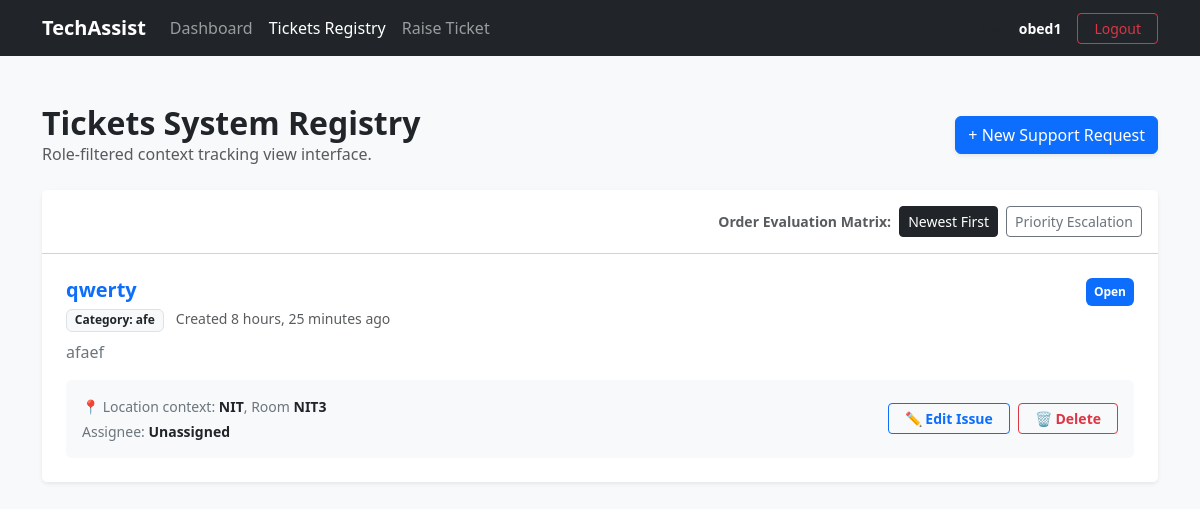
The app's page /tickets/ (signed in), older data.
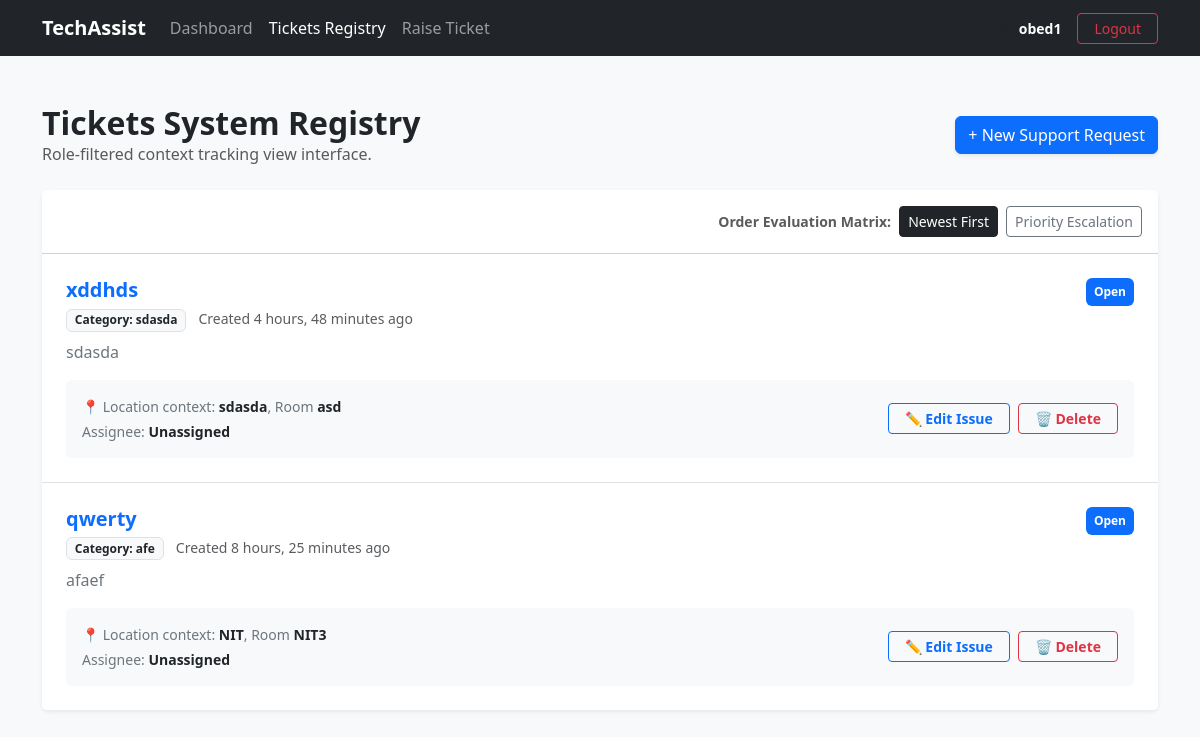
The same page, newer data.
### tickets/models.py (models this page shows, shortened)
class Ticket(models.Model):
    STATUS_CHOICES = [
        ('OPEN', 'Open'),
        ('IN_PROGRESS', 'In Progress'),
        ('PENDING', 'Pending'),
        ('RESOLVED', 'Resolved'),
        ('CLOSED', 'Closed'),
    ]
    PRIORITY_CHOICES = [
        ('LOW', 'Low'),
        ('MEDIUM', 'Medium'),
        ('HIGH', 'High'),
        ('URGENT', 'Urgent'),
    ]
    title = models.CharField(max_length=250)
    description = models.TextField()
    category = models.CharField(max_length=100)  # Hardware, Network, Software etc.
    building = models.CharField(max_length=100)
    room_number = models.CharField(max_length=50)
    priority = models.CharField(max_length=10, choices=PRIORITY_CHOICES, default='MEDIUM')
    status = models.CharField(max_length=20, choices=STATUS_CHOICES, default='OPEN')
    created_by = models.ForeignKey(User, on_delete=models.CASCADE, related_name='tickets_created')
    assigned_to = models.ForeignKey(User, on_delete=models.SET_NULL, null=True, blank=True, related_name='tickets_assigned')
    created_at = models.DateTimeField(auto_now_add=True)
    updated_at = models.DateTimeField(auto_now=True)

### tickets/views.py (the view)
# urls.py: path('tickets/', TicketListView.as_view(), name='ticket-list'),
class TicketListView(LoginRequiredMixin, ListView):
    model = Ticket
    template_name = 'tickets/ticket_list.html'
    context_object_name = 'tickets'
    paginate_by = 5
    def get_queryset(self):
        user = self.request.user
        if hasattr(user, 'profile') and user.profile.role == 'USER':
            qs = Ticket.objects.filter(created_by=user)
        elif hasattr(user, 'profile') and user.profile.role == 'TECHNICIAN':
            qs = Ticket.objects.filter(assigned_to=user)
        else:
            qs = Ticket.objects.all()
        query = self.request.GET.get('q')
        if query:
            qs = qs.filter(
                Q(title__icontains=query) |
                Q(description__icontains=query) |
                Q(room_number__icontains=query)
            )
        sort_by = self.request.GET.get('sort_by', '-created_at')
        return qs.order_by(sort_by)

### templates/tickets/ticket_list.html (shortened to what this page needs)
{% extends 'base.html' %}
{% block content %}
<div class="d-flex justify-content-between align-items-center mb-4">
    <div>
        <h2 class="fw-bold text-dark mb-0">Tickets System Registry</h2>
        <p class="text-muted mb-0">Role-filtered context tracking view interface.</p>
    </div>
    <a href="{% url 'ticket-create' %}" class="btn btn-primary shadow-sm">+ New Support Request</a>
</div>
<div class="card shadow-sm border-0 mb-4">
    <div class="card-header bg-white py-3 d-flex justify-content-end align-items-center gap-2">
        <span class="text-muted small fw-bold">Order Evaluation Matrix:</span>
        <a href="?sort_by=-created_at" class="btn btn-sm {% if request.GET.sort_by == '-created_at' or not request.GET.sort_by %}btn-dark{% else %}btn-outline-secondary{% endif %}">Newest First</a>
        <a href="?sort_by=priority" class="btn btn-sm {% if request.GET.sort_by == 'priority' %}btn-dark{% else %}btn-outline-secondary{% endif %}">Priority Escalation</a>
    </div>
    <div class="list-group list-group-flush">
        {% for ticket in tickets %}
        <div class="list-group-item p-4 hover-shadow transition">
            <div class="d-flex w-100 justify-content-between align-items-start mb-2">
                <div>
                    <h5 class="mb-1 fw-bold text-primary">{{ ticket.title }}</h5>
                    <span class="badge bg-light text-dark border me-2">Category: {{ ticket.category }}</span>
                    <span class="small text-muted">Created {{ ticket.created_at|timesince }} ago</span>
                </div>
                <span class="badge p-2 {% if ticket.status == 'OPEN' %}bg-primary{% elif ticket.status == 'RESOLVED' %}bg-success{% else %}bg-warning text-dark{% endif %}">
                    {{ ticket.get_status_display }}
                </span>
            </div>
            <p class="text-secondary mb-3">{{ ticket.description|truncatewords:40 }}</p>
            <div class="d-flex flex-column flex-sm-row justify-content-between align-items-start align-items-sm-center bg-light p-3 rounded gap-2">
                <div class="d-flex flex-column gap-1">
                    <span class="small text-secondary">📍 Location context: <strong class="text-dark">{{ ticket.building }}</strong>, Room <strong class="text-dark">{{ ticket.room_number }}</strong></span>
                    <span class="small text-secondary">Assignee: <strong class="text-dark">{{ ticket.assigned_to.username|default:"Unassigned" }}</strong></span>
                </div>
                <div class="d-flex gap-2">
                    <a href="{% url 'ticket-update' ticket.pk %}" class="btn btn-sm btn-outline-primary px-3 fw-semibold">
                        ✏️ Edit Issue
                    </a>
                    <a href="{% url 'ticket-delete' ticket.pk %}" class="btn btn-sm btn-outline-danger px-3 fw-semibold">
                        🗑️ Delete
                    </a>
                </div>
            </div>
        </div>
        {% empty %}
        <div class="p-5 text-center text-muted">
            <p class="mb-0">Your workspace is totally clear. No tracked issue tickets found.</p>
        </div>
        {% endfor %}
    </div>
</div>
{% endblock %}

Row changes from the older to the newer data that the page shows:
added Ticket: title "xddhds", category "sdasda", created_at "4 hours, 48 minutes", status "Open", description "sdasda", building "sdasda", room_number "asd", assigned_to.username "Unassigned"
